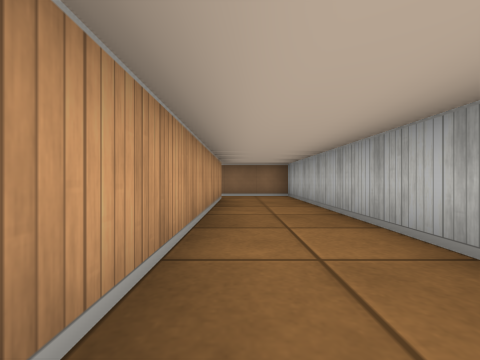
view 1 (above)

16 first-person views from a walk through a cub3D maze. The camera is about half as high as the walls, looks level and sees 90° across. The floor is counted in squares. Each view is taken from the middle of a square. On the plan, view 1 faces up. The plan holds only what a view shows up to about 9 squares ahead; the rest is blank.

view 2
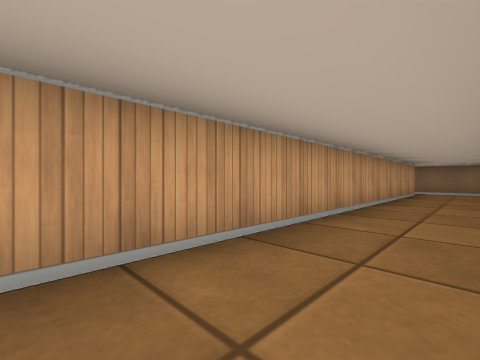

view 3
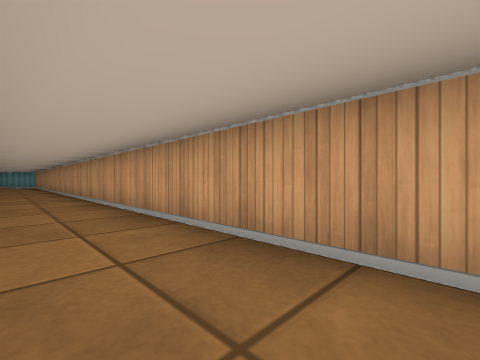

view 4
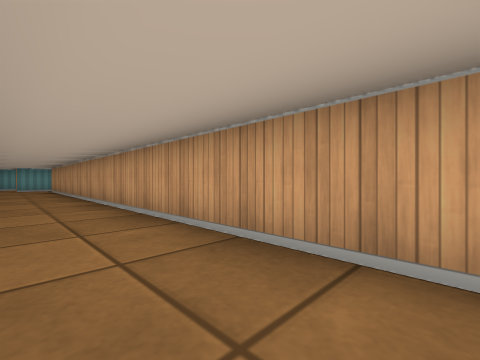

view 5
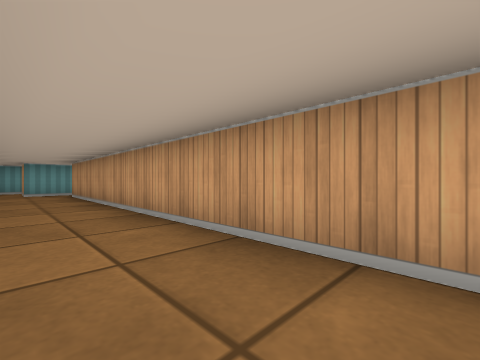

view 6
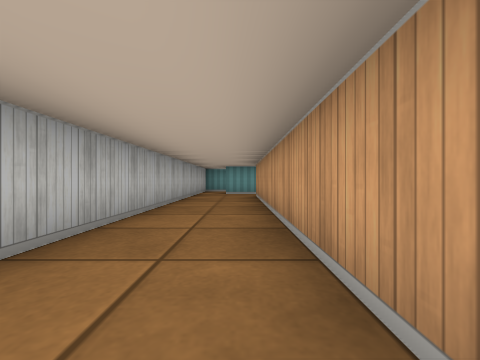

view 7
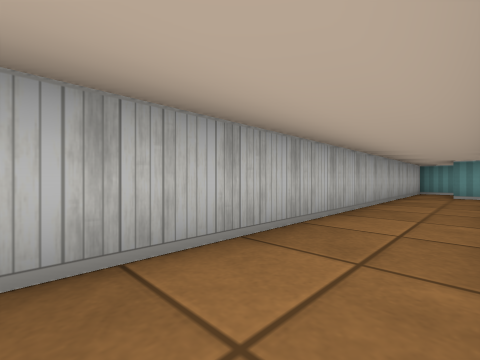

view 8
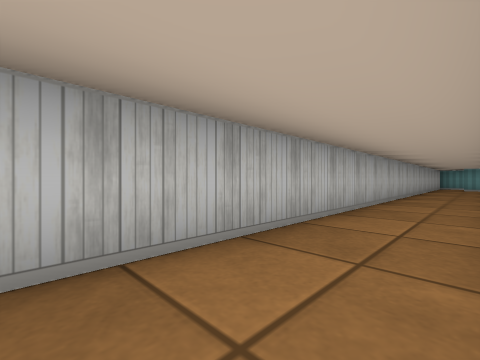

view 9
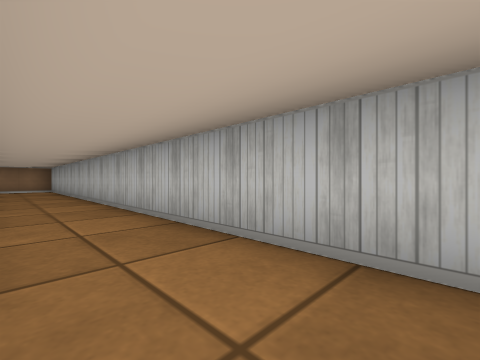

view 10
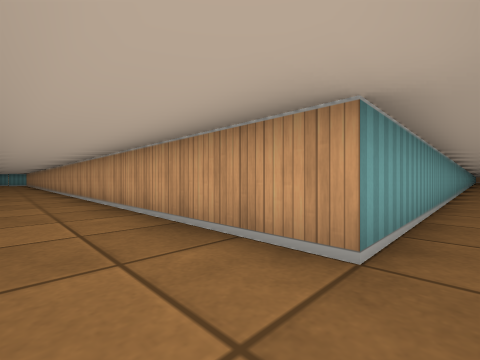

view 11
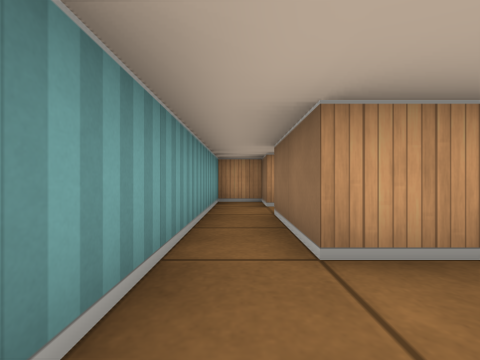

view 12
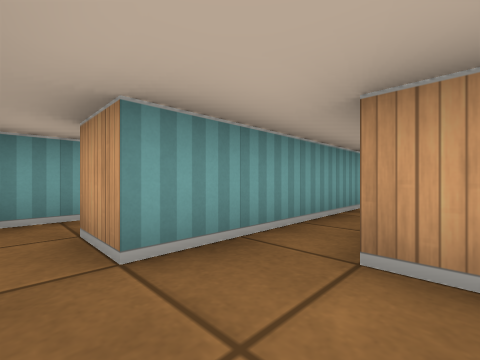

view 13
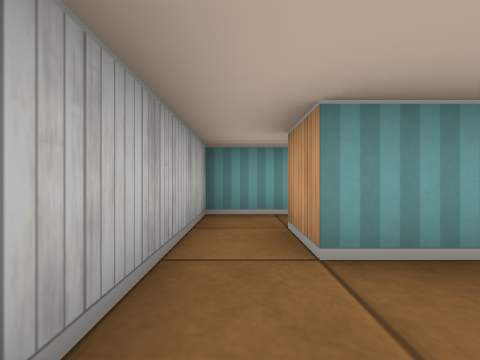

view 14
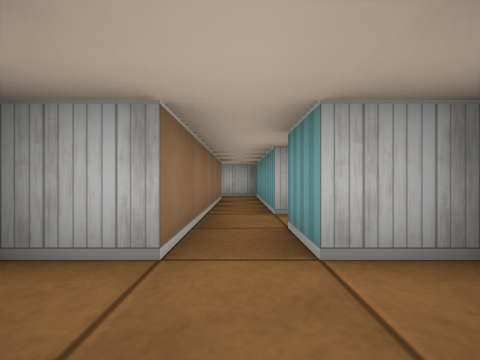

view 15
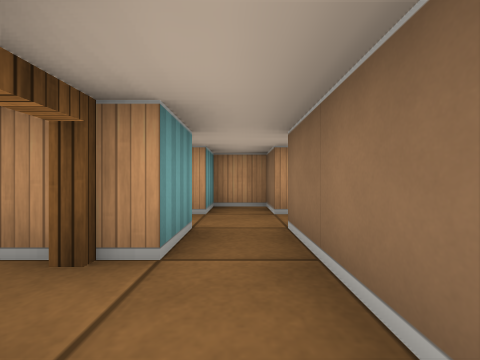

view 16
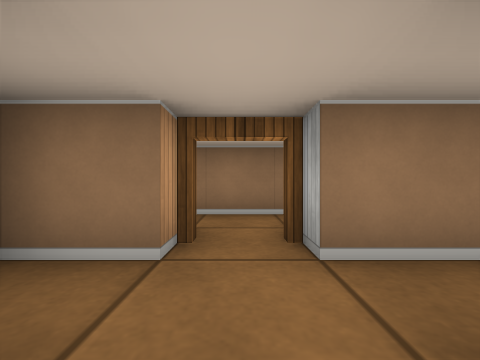

### Floor plan
Points are (right, up) in squares from view 1. A wall is a line through its corners. A room is listed if a view was taken in it or the views show most of it. See-through windows are left out.
Room 1 (views 1, 2, 3, 4, 5, 6, 7, 8, 9, 10, 11, 12, 13)
walls: (-0.5, 6.5) (-0.5, -18.5); (-0.5, -19.5) (0.5, -19.5) (0.5, -20.5); (1.5, -20.5) (1.5, 7.5) (-0.8, 7.5)
ways out: opening at (1, -20) to room 2; opening at (-1, 7); opening at (0, -19)
Room 2 (views 14, 15)
walls: (-2.5, -21.5) (1.5, -21.5) (1.5, -20.5); (-4.5, -22.5) (-4.5, -21.5) (-3.5, -21.5); (-5.5, -20.5) (-6.5, -20.5) (-6.5, -21.5) (-5.5, -21.5); (0.5, -20.5) (-4.5, -20.5)
ways out: opening at (1, -20) to room 1; open door at (-3, -22) to room 3
Room 3 (view 16)
walls: (-1.5, -22.5) (-2.5, -22.5)
ways out: open door at (-3, -22) to room 2; opening at (-3, -24)

Where each view was taken, in squares from view 1:
view 1: 0 up, 0 right, facing up
view 2: 3 down, 1 right, facing up-left
view 3: 0 up, 1 right, facing down-left
view 4: 6 down, 1 right, facing down-left
view 5: 10 down, 1 right, facing down-left
view 6: 11 down, 0 right, facing down
view 7: 11 down, 0 right, facing down-right
view 8: 5 down, 0 right, facing down-right
view 9: 5 down, 0 right, facing up-right
view 10: 7 up, 1 right, facing down-left
view 11: 19 down, 1 right, facing left
view 12: 18 down, 1 right, facing down-left
view 13: 18 down, 1 right, facing down
view 14: 21 down, 6 left, facing right
view 15: 21 down, 2 left, facing left
view 16: 24 down, 3 left, facing up
